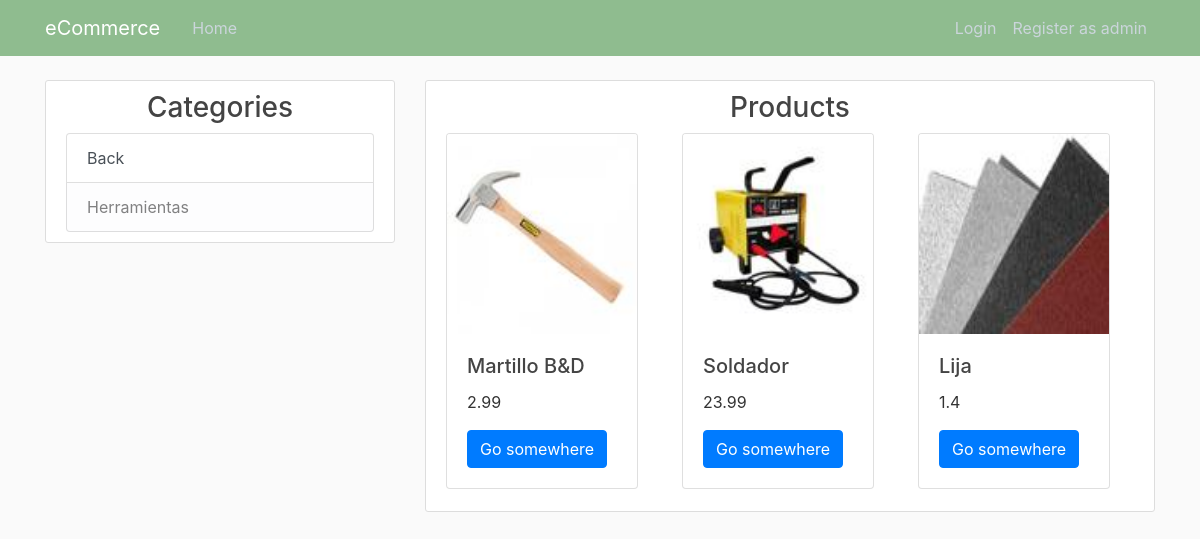
The page /category/7/products on the database as committed earlier.
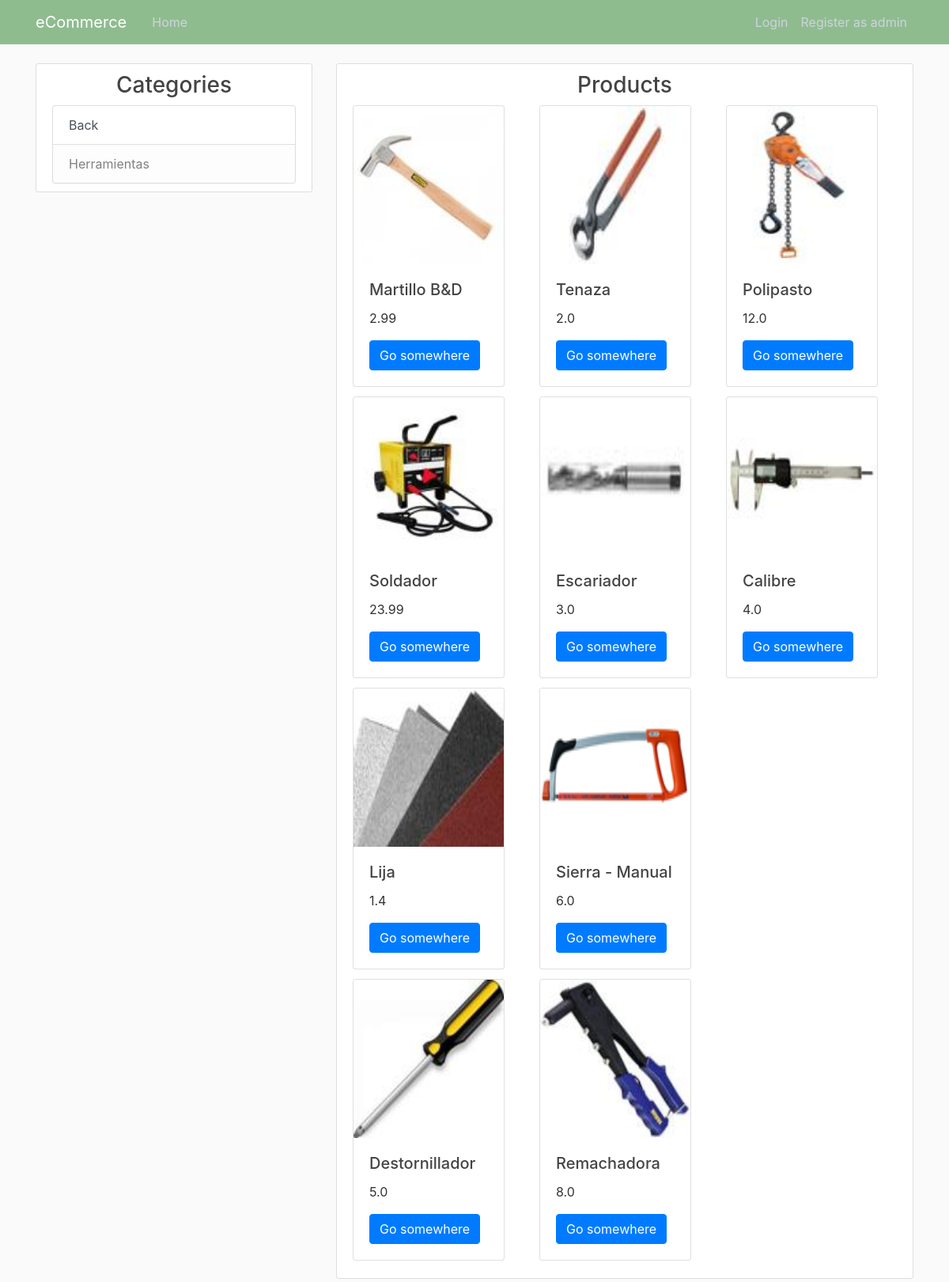
The same page on the database as committed later.
### app_ecommerce/models.py (models this page shows, shortened)
class Category(db.Model):
    id = db.Column(db.Integer, primary_key=True)
    name = db.Column(db.String(20),unique=True,nullable=False)
    image_file = db.Column(db.String(20),nullable=False,default='defaultCategory.jpg')
    parent_category = db.Column(db.Integer, db.ForeignKey('category.id'),nullable=False,default='root')
    products = db.relationship('Product', backref='cate', lazy=True)
    subCategories = db.relationship('Category',backref=db.backref('parent_cat',remote_side='Category.id'),lazy=True)

class Product(db.Model):
    id = db.Column(db.Integer, primary_key=True)
    name = db.Column(db.String(20),unique=True, nullable=False)
    description = db.Column(db.String(120),nullable=False)
    weight = db.Column(db.String(10), nullable=False,default='1Kg')
    price = db.Column(db.Float(10), nullable=False,default=3.1)
    image_file1 = db.Column(db.String(20),nullable=False,default='defaultProduct.jpg')
    image_file2 = db.Column(db.String(20), nullable=False, default='defaultProduct.jpg')
    image_file3 = db.Column(db.String(20), nullable=False, default='defaultProduct.jpg')
    category = db.Column(db.Integer, db.ForeignKey('category.id'),nullable=False)

### app_ecommerce/categories/routes.py (the view)
@categories.route('/category/<int:category_id>/products')
def products_for_category(category_id):
    c = Category.query.get(category_id)
    products = c.products
    categories = [c]
    return render_template('home.html',categories=categories, products=products)

### app_ecommerce/Templates/home.html
{% extends 'layout.html' %}
{% block content %}
    <div class="col-md-4">
      <div class="content-section">
        <h3 class="text-center">Categories</h3>
        <div class="list-group">
            <a class="list-group-item list-group-item-action list-group-item-link" href="javascript:history.back()"> Back</a>
            {% for cat in categories %}
                {% if cat.subCategories|length > 0 %}
                    <a href="{{url_for('categories.subcategories_for_category',category_id=cat.id)}}" class="list-group-item list-group-item-action list-group-item-light">{{cat.name}}</a>
                {% else %}
                    <a href="{{url_for('categories.products_for_category',category_id=cat.id)}}"
                   class="list-group-item list-group-item-action list-group-item-light">{{cat.name}}</a>
                {% endif %}
            {% endfor %}
          </div>
      </div>
    </div>
    {% if products %}
        <div class="col-md-8">
          <div class="content-section">
            <h3 class="text-center">Products</h3>
              <div class="card-columns">
                  {% for p in products %}
                    <div class="card" style="width: 12rem;" >
                      <img class="card-img-top" src="{{url_for('static',filename='product_pics/'+p.image_file1)}}" height="200rem" alt="Card image cap">
                      <div class="card-body">
                        <h5 class="card-title">{{p.name}}</h5>
                        <p class="card-text">{{p.price}}</p>
                        <a href="#" class="btn btn-primary">Go somewhere</a>
                      </div>
                    </div>
                {% endfor %}
              </div>
          </div>
        </div>
    {% endif %}
{% endblock %}

### app_ecommerce/Templates/layout.html (shortened to what this page needs)
<!doctype html>
<html lang="en">
    <link rel="stylesheet" href="https://stackpath.bootstrapcdn.com/bootstrap/4.4.1/css/bootstrap.min.css">
    <link rel="stylesheet" type="text/css" href="{{ url_for('static',filename='main.css')}}">
</head>
<body>
    <header class="site-header">
      <nav class="navbar navbar-expand-md navbar-dark bg-steel fixed-top">
        <div class="container">
          <a class="navbar-brand mr-4" href="/">eCommerce</a>
          <div class="collapse navbar-collapse" id="navbarToggle">
            <div class="navbar-nav mr-auto">
              <a class="nav-item nav-link" href="{{url_for('main.home')}}">Home</a>
            </div>
            <div class="navbar-nav">
                {% if current_user.is_authenticated %}
                    <a class="nav-item nav-link" href="{{url_for('users.logout')}}">Logout</a>
                    <a class="nav-item nav-link" href="{{url_for('products.new_product')}}">Create a Product</a>
                    <a class="nav-item nav-link" href="{{url_for('categories.new_category')}}">Create a Category</a>
                {% else %}
                    <a class="nav-item nav-link" href="{{url_for('users.login')}}">Login</a>
                    <a class="nav-item nav-link" href="{{url_for('users.register')}}">Register as admin</a>
                {% endif %}
            </div>
          </div>
        </div>
      </nav>
    </header>
    <main role="main" class="container">
        <div class="row">
            {% block content %}{% endblock %}
        </div>
    </main>
</body>
</html>

### app_ecommerce/static/main.css (style rules this page uses)
body { background: #fafafa; color: #333333; margin-top: 5rem; }
h1, h2, h3, h4, h5, h6 { color: #444444; }
.bg-steel { background-color: darkseagreen; }
.site-header .navbar-nav .nav-link { color: #cbd5db; }
.content-section { background: #ffffff; padding: 10px 20px; border: 1px solid #dddddd; border-radius: 3px; margin-bottom: 20px; }

Rows that differ between the two databases and show on the page:
added Product: image_file1 (picture), name "Destornillador", price "5.0"
added Product: image_file1 (picture), name "Tenaza", price "2.0"
added Product: image_file1 (picture), name "Escariador", price "3.0"
added Product: image_file1 (picture), name "Sierra - Manual", price "6.0"
added Product: image_file1 (picture), name "Remachadora", price "8.0"
added Product: image_file1 (picture), name "Polipasto", price "12.0"
added Product: image_file1 (picture), name "Calibre", price "4.0"
